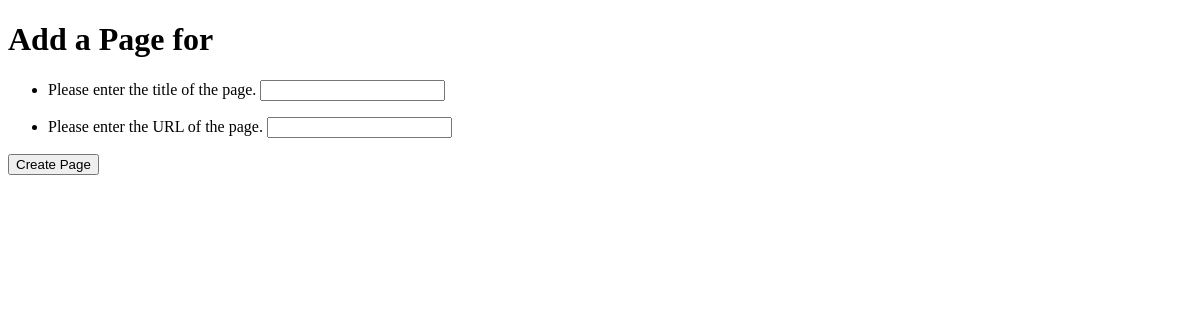
/rango/category/hihihi/add_page/, run on an earlier commit of the app's database.
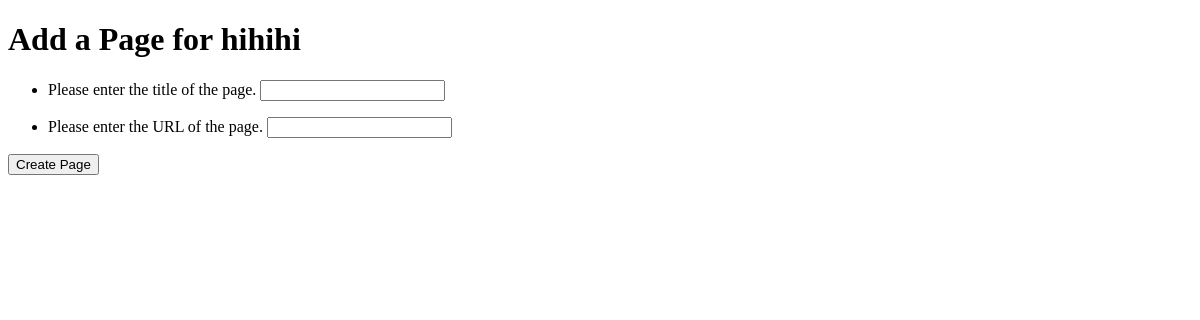
And on a later commit of the database.
### rango/models.py (models this page shows, shortened)
class Category(models.Model):
    name = models.CharField(max_length=128, unique=True)
    views = models.IntegerField(default=0)
    likes = models.IntegerField(default=0)
    slug = models.CharField(max_length=200)
    class Meta:
    	verbose_name_plural = "Categories"

### rango/views.py (the view)
# urls.py: url(r'^category/(?P<category_name_slug>[\w\-]+)/add_page/', views.add_page, name='add_page'),)
def add_page(request, category_name_slug):
    try:
        cat = Category.objects.get(slug=category_name_slug)
    except Category.DoesNotExist:
                cat = None
    if request.method == 'POST':
        form = PageForm(request.POST)
        if form.is_valid():
            if cat:
                page = form.save(commit=False)
                page.category = cat
                page.views = 0
                page.save()
                return category(request, category_name_slug)
        else:
            print form.errors
    else:
        form = PageForm()
    context_dict = {'form':form, 'category': cat}
    return render(request, 'rango/add_page.html', context_dict)

### rango/forms.py
class PageForm(forms.ModelForm):
    title = forms.CharField(max_length=128, help_text="Please enter the title of the page.")
    url = forms.URLField(max_length=200, help_text="Please enter the URL of the page.")
    views = forms.IntegerField(widget=forms.HiddenInput(), initial=0)
    class Meta:
        model = Page
        fields = ('title','url', 'category')
        exclude = ('category',)

### templates/rango/add_page.html (shortened to what this page needs)
<!DOCTYPE html>
<html>
    <head>
    </head>
    <body>
        <h1>Add a Page for <strong>{{category.name}}</strong></h1>
        <form id="page_form" method="post" action="/rango/category/{{category.slug}}/">
            {% for field in form.visible_fields %}
                <ul>
                <li>{{ field.errors }}
                {{ field.help_text }}
                {{ field }}</li>
                </ul>
            {% endfor %}
            <input type="submit" name="submit" value="Create Page" />
        </form>
    </body>
</html>

What changed in the data, as far as the page shows it:
now on this page (row edited): Category: name "hihihi"
